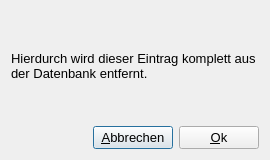
<?xml version="1.0" encoding="UTF-8"?>
<ui version="4.0">
 <class>DeletionsDialog</class>
 <widget class="QDialog" name="DeletionsDialog">
  <property name="geometry">
   <rect>
    <x>0</x>
    <y>0</y>
    <width>270</width>
    <height>160</height>
   </rect>
  </property>
  <property name="font">
   <font>
    <family>Arial</family>
    <pointsize>10</pointsize>
   </font>
  </property>
  <property name="windowTitle">
   <string>Löschen</string>
  </property>
  <property name="windowIcon">
   <iconset resource="resources.qrc">
    <normaloff>:/logos/logo_oceancare_2.png</normaloff>:/logos/logo_oceancare_2.png</iconset>
  </property>
  <layout class="QVBoxLayout" name="verticalLayout">
   <item>
    <spacer name="verticalSpacer">
     <property name="orientation">
      <enum>Qt::Vertical</enum>
     </property>
     <property name="sizeHint" stdset="0">
      <size>
       <width>20</width>
       <height>30</height>
      </size>
     </property>
    </spacer>
   </item>
   <item>
    <widget class="QLabel" name="label">
     <property name="text">
      <string>Hierdurch wird dieser Eintrag komplett aus der Datenbank entfernt.</string>
     </property>
     <property name="wordWrap">
      <bool>true</bool>
     </property>
    </widget>
   </item>
   <item>
    <spacer name="verticalSpacer_2">
     <property name="orientation">
      <enum>Qt::Vertical</enum>
     </property>
     <property name="sizeHint" stdset="0">
      <size>
       <width>20</width>
       <height>30</height>
      </size>
     </property>
    </spacer>
   </item>
   <item>
    <layout class="QHBoxLayout" name="horizontalLayout">
     <item>
      <spacer name="horizontalSpacer">
       <property name="orientation">
        <enum>Qt::Horizontal</enum>
       </property>
       <property name="sizeHint" stdset="0">
        <size>
         <width>40</width>
         <height>20</height>
        </size>
       </property>
      </spacer>
     </item>
     <item>
      <widget class="QPushButton" name="pushButtonAbortDelete">
       <property name="text">
        <string>&amp;Abbrechen</string>
       </property>
      </widget>
     </item>
     <item>
      <widget class="QPushButton" name="pushButtonOkDelete">
       <property name="text">
        <string>&amp;Ok</string>
       </property>
      </widget>
     </item>
    </layout>
   </item>
  </layout>
 </widget>
 <resources>
  <include location="resources.qrc"/>
 </resources>
 <connections/>
</ui>
